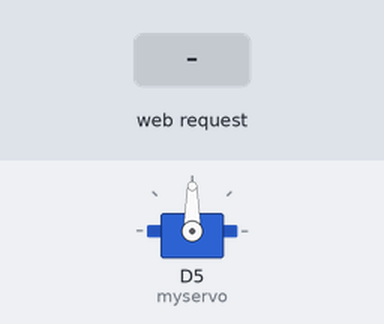
The sketch below on a simulated ESP8266 (Wemos D1 mini). Parts: servo. Inputs (shaded band) come from the test bench. WiFi joins after 1.5 s; servers stay silent unless stated; what the sketch prints to the serial monitor is not drawn.

Above: at 4.7 s.
4.8 s: HTTP request GET /LEFT received
At 5.6 s:
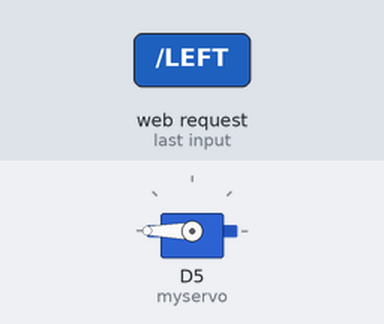
6.3 s: HTTP request GET /RIGHT received
At 6.7 s:
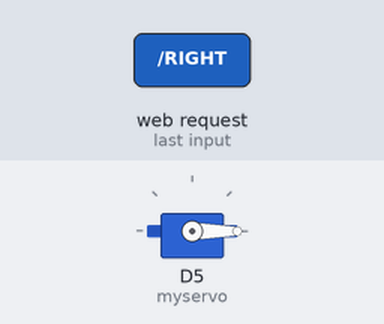
7.8 s: HTTP request GET /CENTER received
At 9.0 s:
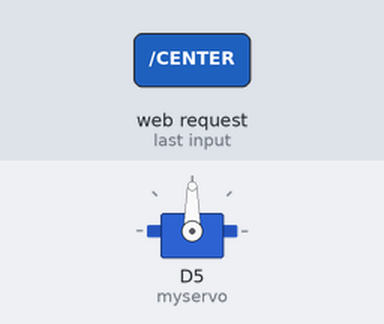
Timing chart, 0 to 10.8 s (numbered marks = the images above; inputs shaded):
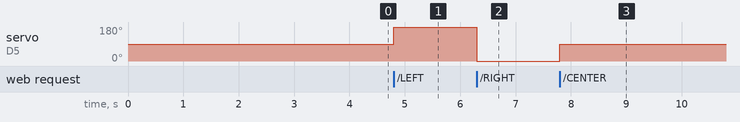

Measured:
- after the input at 4.8 s, servo on D5 (myservo): 90° → 180° at once
- after the input at 6.3 s, servo on D5 (myservo): 180° → 0° at once
- after the input at 7.8 s, servo on D5 (myservo): 0° → 90° at once

The sketch:

servoWemos.ino
```cpp
#include <ESP8266WiFi.h>
#include <Servo.h>
Servo myservo;

#define PIN   D5
#define LED_NUM 7
int Motor_state = 2;

//const char* ssid = "MiFibra-E620";
//const char* password = "gVJpwhs5";
const char* ssid = "AndroidAP";
const char* password = "tgrj9296";

WiFiServer server(80); //objeto servidor que inicializaremos en el puerto 80

void setup() {
  Serial.begin(115200);
  myservo.attach(14);
  // Poner el módulo WiFi en modo station y desconectar de cualquier red a la que pudiese estar previamente conectado
  WiFi.mode(WIFI_STA);
  WiFi.disconnect();
  delay(2000);

  //pinMode(PIN, OUTPUT);

  //Conectar a la red WiFi
  Serial.println();
  Serial.print("Conectando a ");
  Serial.println(ssid);

  WiFi.begin(ssid, password);

  while (WiFi.status() != WL_CONNECTED) {
    delay(500);
    Serial.print(".");
  }
  Serial.print("Conectado, la IP del dispositivo es: ");
  Serial.println(WiFi.localIP());

  //Iniciar server
  server.begin();
  Serial.println("Servidor iniciado");
}

void loop() {
  //chequeamos si se ha conectado un cliente, en caso contrario terminar (se reiniciaría)
  WiFiClient client = server.available();
  if (!client)
    return;

  //Esperar hasta que el cliente envíe algún dato
  while(!client.available())
    yield();

  //Lee la request del cliente
  String request = client.readStringUntil('\r');
  client.flush(); //vacía por seguridad

  //Request en un objeto String que contiene la URL compelta, incluyendo parámetros. Buscamos si contien la cadena "/RELE=ON"

  if (request.indexOf("/LEFT") != -1){
    myservo.write(180);
    Motor_state=0;
    Serial.println("Left");
  }

  if (request.indexOf("/RIGHT") != -1){
    myservo.write(0);
    Motor_state=1;
    Serial.println("Right");
  }

  //ROJO
  if (request.indexOf("/CENTER") != -1){
    myservo.write(90);
    Motor_state=2;
    Serial.println("MoveCenter");
  }


  //Parte "response" del servidor hacia el cliente, una página Web
  client.println("HTTP/1.1 200 OK");
  client.println("Content-Type: text/html");
  client.println(""); //requerido
  client.println("<!DOCTYPE HTML>");
  client.println("<meta name='viewport' content='width=device-width, user-scalable=no'>");
  client.println("<html>");

  if(Motor_state == 0)
    client.print("Moved left</p><br>");
  else{
   if(Motor_state == 1)
    client.print("Moved right</p><br>");
   else
    client.print("Moved center</p><br>");
  }


  client.println("<a href=\"/LEFT\"><button style='width:100%;height:50px;background:#0000FF;'>Move left</button></a>");
  client.println("<a href=\"/RIGHT\"><button style='width:100%;height:50px;background:#000080;'>Move right</button></a><br />");
  client.println("<a href=\"/CENTER\"><button style='width:100%;height:50px;background:#FF0000;'>Move center</button></a>");
  client.println("</html>");

  delay(1);
  Serial.println("Cliente desconectado");
  Serial.println("");
}
```
